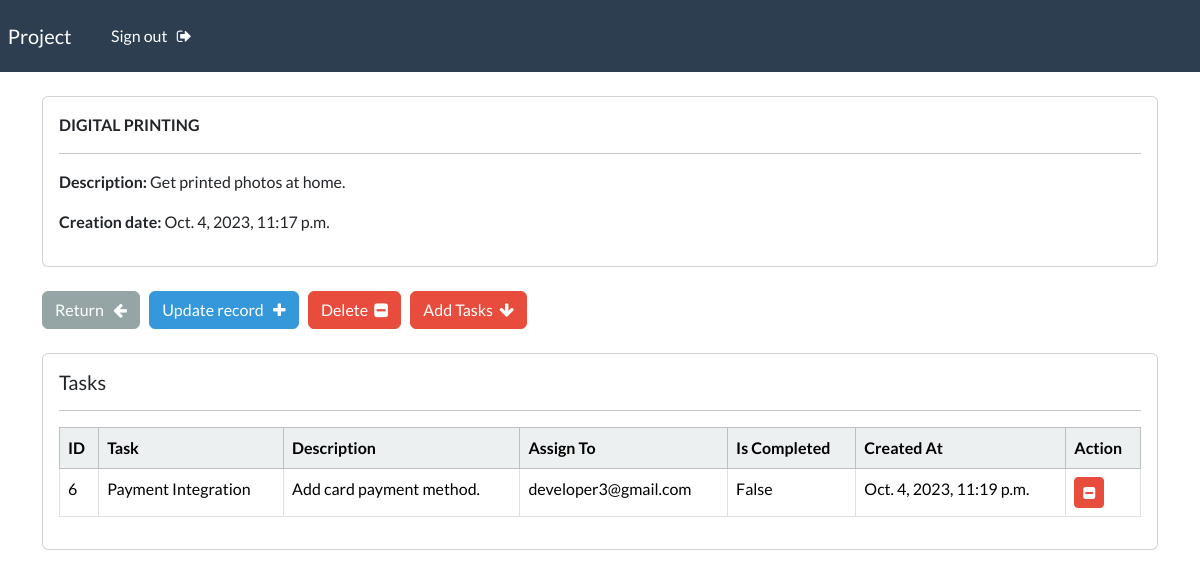
Page /projects-details/3 (signed in) on the committed database.
### tasks/models.py (models this page shows, shortened)
class Project(models.Model):
    name = models.CharField(max_length=255)
    description = models.TextField()
    created_at = models.DateTimeField(auto_now_add=True)
    updated_at = models.DateTimeField(auto_now=True)
    owner = models.ForeignKey(User, on_delete=models.CASCADE)

class Task(models.Model):
    name = models.CharField(max_length=255)
    description = models.TextField()
    project = models.ForeignKey(Project, on_delete=models.CASCADE)
    assign_to = models.ForeignKey(User, null=True, on_delete=models.DO_NOTHING)
    created_at = models.DateTimeField(auto_now_add=True)
    updated_at = models.DateTimeField(auto_now=True)
    completed = models.BooleanField(default=False)

class User(AbstractUser):
    email = models.EmailField(unique=True)
    is_project_manager = models.BooleanField(default=False)
    USERNAME_FIELD = 'email'
    REQUIRED_FIELDS = ['username']

### tasksweb/views.py (the view)
# urls.py: path('projects-details/<int:pk>', views.view_project_details, name='project-details'),
@login_required(login_url='login')
def view_project_details(request, pk):
    projects_records = Project.objects.get(id=pk)
    task_records = Task.objects.filter(project=pk)
    context = {'project_record':projects_records, 'task_records' : task_records}
    return render(request, 'project-details.html', context=context)

### templates/project-details.html (shortened to what this page needs)
{% extends 'base.html' %}
{% block content %}
    <div class="card">
        <div class="card-body">
            <strong>
                {{project_record.name|upper}}
            </strong>
            <hr>
            <p> <strong> Description: </strong> {{project_record.description}} </p>
            <p> <strong> Creation date: </strong> {{project_record.created_at}} </p>
        </div>
    </div>
    <br>
    <a href="{% url 'project-listing' %}" class="btn btn-secondary"> Return &nbsp; <i class="fa fa-arrow-left" aria-hidden="true"></i> </a>
    <a href="{% url 'project-edit' project_record.id %}" class="btn btn-info"> Update record &nbsp; <i class="fa fa-plus" aria-hidden="true"></i> </a>
    <a href="{% url 'project-delete' project_record.id %}" class="btn btn-danger"> Delete &nbsp;<i class="fa fa-minus-square" aria-hidden="true"></i> </a>
    <a href="{% url 'task-create' project_record.id %}" class="btn btn-danger"> Add Tasks &nbsp;<i class="fa fa-arrow-down" aria-hidden="true"></i> </a>
    <br>
    <br>
    <div class="card">
        <div class="card-body">
            <h5> Tasks </h5>
            <hr>
            {% if task_records %}
            <table class="table table-hover table-bordered">
                <thead class="table-light">
                    <tr>
                        <th scope="col"> ID </th>
                        <th scope="col"> Task </th>
                        <th scope="col"> Description </th>
                        <th scope="col"> Assign To </th>
                        <th scope="col"> Is Completed </th>
                        <th scope="col"> Created At</th>
                        <th scope="col"> Action </th>
                    </tr>
                </thead>
                <tbody>
                    {% for record in task_records %}
                    <tr>
                        <td> {{record.id}} </td>
                        <td> {{record.name}} </td>
                        <td> {{record.description}} </td>
                        <td> {{record.assign_to}} </td>
                        <td> {{record.completed}} </td>
                        <td> {{record.created_at}} </td>
                        <td> <a class="btn btn-danger btn-sm" id="myButton{{record.id }}" onclick=id_function("{{record.id}}") > <i class="fa fa-minus-square"aria-hidden="true"></i> </a> </td>
                    </tr>
                    {% endfor %}
                </tbody>
            </table>
            {% endif %}
        </div>
    </div>
{% endblock %}

### rows in the picture
Project: name "DIGITAL PRINTING", description "Get printed photos at home.", created_at "Oct. 4, 2023, 11:17 p.m."
Task: id "6", name "Payment Integration", description "Add card payment method.", assign_to "developer3@gmail.com", completed "False", created_at "Oct. 4, 2023, 11:19 p.m."
